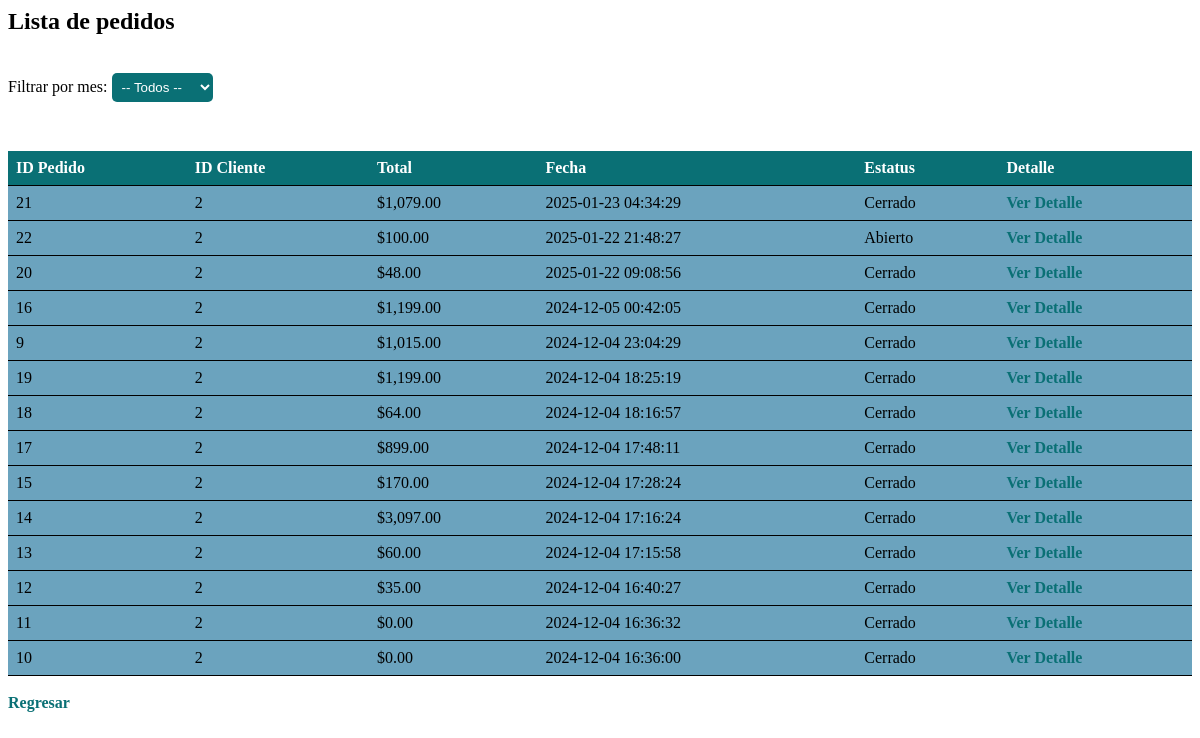
/website/Administrador/pedidos.php, run on the app's committed database.
### tables this page shows
CREATE TABLE `pedidos` (
  `id` int(11) NOT NULL,
  `cliente_id` int(11) DEFAULT NULL,
  `total` decimal(10,2) DEFAULT NULL,
  `status` int(11) DEFAULT 0,
  `fecha` timestamp NOT NULL DEFAULT current_timestamp()
);

### website/Administrador/pedidos.php (the view, shortened to what this page needs)
<?php
$conexion = conecta();
$mesSeleccionado = isset($_POST['mes']) ? $_POST['mes'] : '';
echo "<div class='container'>";
echo "<h2 id='contador'>Lista de pedidos</h2><br>";
echo "<form id='form-filtro' method='POST'>";
echo "<label for='mes'>Filtrar por mes: </label>";
echo "<select id='filtro-mes' name='mes' onchange='this.form.submit()'>
    <option value=''>-- Todos --</option>
    <option value='01' " . ($mesSeleccionado == '01' ? 'selected' : '') . ">Enero</option>
    <option value='02' " . ($mesSeleccionado == '02' ? 'selected' : '') . ">Febrero</option>
    <option value='03' " . ($mesSeleccionado == '03' ? 'selected' : '') . ">Marzo</option>
    <option value='04' " . ($mesSeleccionado == '04' ? 'selected' : '') . ">Abril</option>
    <option value='05' " . ($mesSeleccionado == '05' ? 'selected' : '') . ">Mayo</option>
    <option value='06' " . ($mesSeleccionado == '06' ? 'selected' : '') . ">Junio</option>
    <option value='07' " . ($mesSeleccionado == '07' ? 'selected' : '') . ">Julio</option>
    <option value='08' " . ($mesSeleccionado == '08' ? 'selected' : '') . ">Agosto</option>
    <option value='09' " . ($mesSeleccionado == '09' ? 'selected' : '') . ">Septiembre</option>
    <option value='10' " . ($mesSeleccionado == '10' ? 'selected' : '') . ">Octubre</option>
    <option value='11' " . ($mesSeleccionado == '11' ? 'selected' : '') . ">Noviembre</option>
    <option value='12' " . ($mesSeleccionado == '12' ? 'selected' : '') . ">Diciembre</option>
</select>";
echo "</form><br>";
echo "<div id='tabla-pedidos'>";
if ($mesSeleccionado != '') {
    $query = "SELECT id, cliente_id, total, fecha, status FROM pedidos WHERE MONTH(fecha) = '$mesSeleccionado' ORDER BY fecha DESC";
} else {
    $query = "SELECT id, cliente_id, total, fecha, status FROM pedidos ORDER BY fecha DESC";
}
$res = $conexion->query($query);
if ($res && $res->num_rows > 0) {
    echo "<table>";
    echo "<tr><th>ID Pedido</th><th>ID Cliente</th><th>Total</th><th>Fecha</th><th>Estatus</th><th>Detalle</th></tr>";
    while ($pedido = $res->fetch_assoc()) {
        $id = $pedido['id'];
        $cliente_id = $pedido['cliente_id'];
        $total = number_format($pedido['total'], 2);
        $fecha = $pedido['fecha'];
        $status = $pedido['status'];
        $estatus_texto = ($status == 1) ? 'Cerrado' : 'Abierto';
        echo "<tr>";
        echo "<td>$id</td>";
        echo "<td>$cliente_id</td>";
        echo "<td>$$total</td>";
        echo "<td>$fecha</td>";
        echo "<td>$estatus_texto</td>";
        echo "<td><a href='detalle_pedido.php?id=$id'>Ver Detalle</a></td>";
        echo "</tr>";
    }
    echo "</table>";
} else {
    echo "<p>No hay pedidos registrados" . ($mesSeleccionado ? " para este mes." : ".") . "</p>";
}
echo "</div>";
echo "<br><a href='index.php'>Regresar</a><br><br>";
echo "</div>";
?>

### website/Administrador/pedidos.php (style rules this page uses)
.container { max-width: flex; }
table { width: 100%; border-collapse: collapse; background-color: #6BA3BE; }
th, td { text-align: left; border-bottom: 1px solid black; padding: 8px; }
th { background-color: #0A7075; color: white; }
a { color: #0A7075; font-weight: bold; text-decoration: none; }
#filtro-mes { padding: 6px; margin-bottom: 15px; background-color: #0A7075; color: white; border: none; border-radius: 5px; }

### data on the page
pedidos: id "21", cliente "2", total "1,079.00", fecha "2025-01-23 04:34:29", status "Cerrado"
pedidos: id "22", cliente "2", total "100.00", fecha "2025-01-22 21:48:27", status "Abierto"
pedidos: id "20", cliente "2", total "48.00", fecha "2025-01-22 09:08:56", status "Cerrado"
pedidos: id "16", cliente "2", total "1,199.00", fecha "2024-12-05 00:42:05", status "Cerrado"
pedidos: id "9", cliente "2", total "1,015.00", fecha "2024-12-04 23:04:29", status "Cerrado"
pedidos: id "19", cliente "2", total "1,199.00", fecha "2024-12-04 18:25:19", status "Cerrado"
pedidos: id "18", cliente "2", total "64.00", fecha "2024-12-04 18:16:57", status "Cerrado"
pedidos: id "17", cliente "2", total "899.00", fecha "2024-12-04 17:48:11", status "Cerrado"
pedidos: id "15", cliente "2", total "170.00", fecha "2024-12-04 17:28:24", status "Cerrado"
pedidos: id "14", cliente "2", total "3,097.00", fecha "2024-12-04 17:16:24", status "Cerrado"
pedidos: id "13", cliente "2", total "60.00", fecha "2024-12-04 17:15:58", status "Cerrado"
pedidos: id "12", cliente "2", total "35.00", fecha "2024-12-04 16:40:27", status "Cerrado"
pedidos: id "11", cliente "2", total "0.00", fecha "2024-12-04 16:36:32", status "Cerrado"
pedidos: id "10", cliente "2", total "0.00", fecha "2024-12-04 16:36:00", status "Cerrado"
